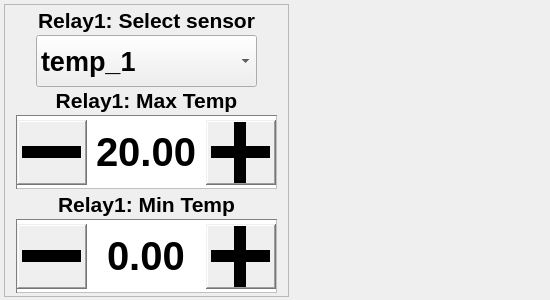
<?xml version="1.0" encoding="UTF-8"?>
<ui version="4.0">
 <class>automation</class>
 <widget class="QWidget" name="automation">
  <property name="geometry">
   <rect>
    <x>0</x>
    <y>0</y>
    <width>550</width>
    <height>300</height>
   </rect>
  </property>
  <property name="windowTitle">
   <string>Form</string>
  </property>
  <widget class="QFrame" name="relay1_frame">
   <property name="geometry">
    <rect>
     <x>4</x>
     <y>4</y>
     <width>285</width>
     <height>293</height>
    </rect>
   </property>
   <property name="frameShape">
    <enum>QFrame::StyledPanel</enum>
   </property>
   <property name="frameShadow">
    <enum>QFrame::Raised</enum>
   </property>
   <widget class="QWidget" name="layoutWidget">
    <property name="geometry">
     <rect>
      <x>12</x>
      <y>84</y>
      <width>261</width>
      <height>101</height>
     </rect>
    </property>
    <layout class="QVBoxLayout" name="verticalLayout">
     <property name="spacing">
      <number>2</number>
     </property>
     <item>
      <widget class="QLabel" name="label">
       <property name="font">
        <font>
         <pointsize>16</pointsize>
         <weight>75</weight>
         <bold>true</bold>
        </font>
       </property>
       <property name="layoutDirection">
        <enum>Qt::LeftToRight</enum>
       </property>
       <property name="text">
        <string>Relay1: Max Temp</string>
       </property>
       <property name="alignment">
        <set>Qt::AlignCenter</set>
       </property>
      </widget>
     </item>
     <item>
      <widget class="QDoubleSpinBox" name="spn_relay1max">
       <property name="sizePolicy">
        <sizepolicy hsizetype="Minimum" vsizetype="Expanding">
         <horstretch>0</horstretch>
         <verstretch>0</verstretch>
        </sizepolicy>
       </property>
       <property name="font">
        <font>
         <pointsize>30</pointsize>
         <weight>75</weight>
         <bold>true</bold>
        </font>
       </property>
       <property name="toolTipDuration">
        <number>-1</number>
       </property>
       <property name="styleSheet">
        <string notr="true">QDoubleSpinBox { border: 1px inset grey; } 
QDoubleSpinBox::up-button { subcontrol-position: right; width: 70px; height: 65px;}
QDoubleSpinBox::down-button { subcontrol-position: left; width: 70px; height: 65px;}</string>
       </property>
       <property name="wrapping">
        <bool>false</bool>
       </property>
       <property name="frame">
        <bool>true</bool>
       </property>
       <property name="alignment">
        <set>Qt::AlignCenter</set>
       </property>
       <property name="buttonSymbols">
        <enum>QAbstractSpinBox::PlusMinus</enum>
       </property>
       <property name="specialValueText">
        <string/>
       </property>
       <property name="accelerated">
        <bool>false</bool>
       </property>
       <property name="correctionMode">
        <enum>QAbstractSpinBox::CorrectToNearestValue</enum>
       </property>
       <property name="keyboardTracking">
        <bool>true</bool>
       </property>
       <property name="singleStep">
        <double>0.500000000000000</double>
       </property>
       <property name="value">
        <double>20.000000000000000</double>
       </property>
      </widget>
     </item>
    </layout>
   </widget>
   <widget class="QWidget" name="layoutWidget">
    <property name="geometry">
     <rect>
      <x>32</x>
      <y>4</y>
      <width>221</width>
      <height>79</height>
     </rect>
    </property>
    <layout class="QVBoxLayout" name="verticalLayout_3">
     <property name="spacing">
      <number>2</number>
     </property>
     <item>
      <widget class="QLabel" name="label_3">
       <property name="font">
        <font>
         <pointsize>16</pointsize>
         <weight>75</weight>
         <bold>true</bold>
        </font>
       </property>
       <property name="layoutDirection">
        <enum>Qt::LeftToRight</enum>
       </property>
       <property name="text">
        <string>Relay1: Select sensor</string>
       </property>
       <property name="alignment">
        <set>Qt::AlignCenter</set>
       </property>
      </widget>
     </item>
     <item>
      <widget class="QComboBox" name="comboBox">
       <property name="sizePolicy">
        <sizepolicy hsizetype="Preferred" vsizetype="MinimumExpanding">
         <horstretch>0</horstretch>
         <verstretch>0</verstretch>
        </sizepolicy>
       </property>
       <property name="font">
        <font>
         <pointsize>20</pointsize>
         <weight>75</weight>
         <bold>true</bold>
        </font>
       </property>
       <property name="contextMenuPolicy">
        <enum>Qt::DefaultContextMenu</enum>
       </property>
       <property name="currentIndex">
        <number>0</number>
       </property>
       <property name="iconSize">
        <size>
         <width>16</width>
         <height>16</height>
        </size>
       </property>
       <item>
        <property name="text">
         <string>temp_1</string>
        </property>
       </item>
       <item>
        <property name="text">
         <string>temp_2</string>
        </property>
       </item>
       <item>
        <property name="text">
         <string>temp_3</string>
        </property>
       </item>
       <item>
        <property name="text">
         <string>temp_4</string>
        </property>
       </item>
       <item>
        <property name="text">
         <string>temp_5</string>
        </property>
       </item>
      </widget>
     </item>
    </layout>
   </widget>
   <widget class="QWidget" name="layoutWidget">
    <property name="geometry">
     <rect>
      <x>12</x>
      <y>188</y>
      <width>261</width>
      <height>101</height>
     </rect>
    </property>
    <layout class="QVBoxLayout" name="verticalLayout_2">
     <property name="spacing">
      <number>2</number>
     </property>
     <item>
      <widget class="QLabel" name="label_2">
       <property name="font">
        <font>
         <pointsize>16</pointsize>
         <weight>75</weight>
         <bold>true</bold>
        </font>
       </property>
       <property name="layoutDirection">
        <enum>Qt::LeftToRight</enum>
       </property>
       <property name="text">
        <string>Relay1: Min Temp</string>
       </property>
       <property name="alignment">
        <set>Qt::AlignCenter</set>
       </property>
      </widget>
     </item>
     <item>
      <widget class="QDoubleSpinBox" name="spn_relay1max_2">
       <property name="sizePolicy">
        <sizepolicy hsizetype="Minimum" vsizetype="Expanding">
         <horstretch>0</horstretch>
         <verstretch>0</verstretch>
        </sizepolicy>
       </property>
       <property name="font">
        <font>
         <pointsize>30</pointsize>
         <weight>75</weight>
         <bold>true</bold>
        </font>
       </property>
       <property name="toolTipDuration">
        <number>-1</number>
       </property>
       <property name="styleSheet">
        <string notr="true">QDoubleSpinBox { border: 1px inset grey; } 
QDoubleSpinBox::up-button { subcontrol-position: right; width: 70px; height: 65px;}
QDoubleSpinBox::down-button { subcontrol-position: left; width: 70px; height: 65px;}</string>
       </property>
       <property name="wrapping">
        <bool>false</bool>
       </property>
       <property name="frame">
        <bool>true</bool>
       </property>
       <property name="alignment">
        <set>Qt::AlignCenter</set>
       </property>
       <property name="buttonSymbols">
        <enum>QAbstractSpinBox::PlusMinus</enum>
       </property>
       <property name="specialValueText">
        <string/>
       </property>
       <property name="accelerated">
        <bool>false</bool>
       </property>
       <property name="correctionMode">
        <enum>QAbstractSpinBox::CorrectToNearestValue</enum>
       </property>
       <property name="keyboardTracking">
        <bool>true</bool>
       </property>
       <property name="minimum">
        <double>-30.000000000000000</double>
       </property>
       <property name="singleStep">
        <double>0.500000000000000</double>
       </property>
       <property name="value">
        <double>0.000000000000000</double>
       </property>
      </widget>
     </item>
    </layout>
   </widget>
  </widget>
 </widget>
 <resources/>
 <connections/>
</ui>
